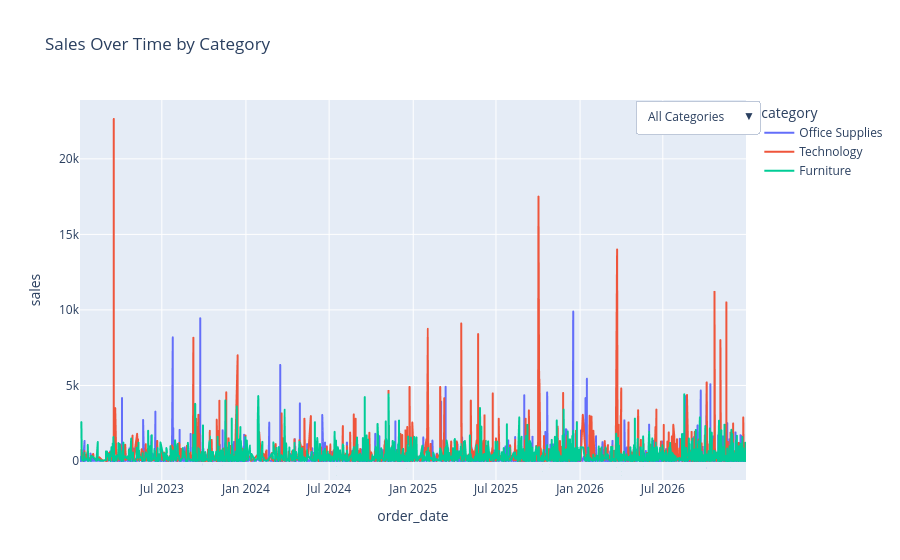

Notebook cell for this chart:
### Code cell
# Interactive sales chart with a category dropdown
fig = px.line(
    df.sort_values("order_date"),
    x="order_date",
    y="sales",
    color="category",
    title="Sales Over Time by Category"
)

fig.update_layout(
    updatemenus=[
        dict(
            buttons=[
                dict(
                    label="All Categories",
                    method="update",
                    args=[{"visible": [True, True, True]}]
                ),
                dict(
                    label="Furniture",
                    method="update",
                    args=[{"visible": [True, False, False]}]
                ),
                dict(
                    label="Office Supplies",
                    method="update",
                    args=[{"visible": [False, True, False]}]
                ),
                dict(
                    label="Technology",
                    method="update",
                    args=[{"visible": [False, False, True]}]
                )
            ],
            direction="down",
            x=1.02,
            y=1
        )
    ]
)

fig.show()

### Figure 1 — Plotly figure (JSON) as saved in the notebook; plotly's stock layout.template omitted (floating-point values rounded to 4 significant figures; data arrays with more than 128 entries replaced by an {"elided": "..."} marker saying what was removed)
{"data": [{"hovertemplate": "category=Office Supplies<br>order_date=%{x}<br>sales=%{y}<extra></extra>", "legendgroup": "Office Supplies", "line": {"color": "#636efa", "dash": "solid"}, "marker": {"symbol": "circle"}, "mode": "lines", "name": "Office Supplies", "showlegend": true, "type": "scattergl", "x": {"elided": "6128 str values"}, "xaxis": "x", "y": {"elided": "6128 float values"}, "yaxis": "y"}, {"hovertemplate": "category=Technology<br>order_date=%{x}<br>sales=%{y}<extra></extra>", "legendgroup": "Technology", "line": {"color": "#EF553B", "dash": "solid"}, "marker": {"symbol": "circle"}, "mode": "lines", "name": "Technology", "showlegend": true, "type": "scattergl", "x": {"elided": "1865 str values"}, "xaxis": "x", "y": {"elided": "1865 float values"}, "yaxis": "y"}, {"hovertemplate": "category=Furniture<br>order_date=%{x}<br>sales=%{y}<extra></extra>", "legendgroup": "Furniture", "line": {"color": "#00cc96", "dash": "solid"}, "marker": {"symbol": "circle"}, "mode": "lines", "name": "Furniture", "showlegend": true, "type": "scattergl", "x": {"elided": "2201 str values"}, "xaxis": "x", "y": {"elided": "2201 float values"}, "yaxis": "y"}], "layout": {"legend": {"title": {"text": "category"}, "tracegroupgap": 0}, "title": {"text": "Sales Over Time by Category"}, "updatemenus": [{"buttons": [{"args": [{"visible": [true, true, true]}], "label": "All Categories", "method": "update"}, {"args": [{"visible": [true, false, false]}], "label": "Furniture", "method": "update"}, {"args": [{"visible": [false, true, false]}], "label": "Office Supplies", "method": "update"}, {"args": [{"visible": [false, false, true]}], "label": "Technology", "method": "update"}], "direction": "down", "x": 1.02, "y": 1}], "xaxis": {"anchor": "y", "domain": [0, 1], "title": {"text": "order_date"}}, "yaxis": {"anchor": "x", "domain": [0, 1], "title": {"text": "sales"}}}}
